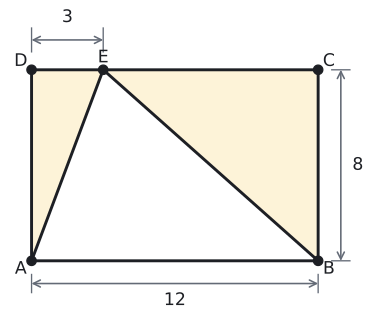

The script that drew this image:
import sys; sys.path.insert(0, "tools")
from cizim import *

# Alıştırma 9: ABCD dikdörtgen, |AB| = 12, |BC| = 8; E, [DC] üzerinde, |DE| = 3. ADE ve BCE boyalı.
P = lambda x, y: np.array([float(x), float(y)])
uz = lambda X, Y: float(np.linalg.norm(X - Y))
def dik(K, X, Y, r):
    """K köşesinde KX ile KY arasındaki dik açı işareti (r: kenar boyu)."""
    a_ = (X - K) / uz(X, K) * r; b_ = (Y - K) / uz(Y, K) * r
    ax.plot(*zip(K + a_, K + a_ + b_, K + b_), color=SOLUK, lw=1.3)
def kenar(X, Y, metin, G, d, renk=YAZI, fs=13):
    """[XY] kenarının ortasına, G'den uzak yana d kadar açıkta etiket."""
    M = (X + Y) / 2; t = (Y - X) / uz(X, Y); n = np.array([-t[1], t[0]])
    if np.dot(n, M - G) < 0: n = -n
    ax.text(*(M + d * n), metin, ha="center", va="center", color=renk, fontsize=fs)
def olcu(X, Y, metin, kay, renk=SOLUK, fs=13):
    """X ile Y arasında, kay vektörü kadar kaydırılmış oklu ölçü çizgisi; yazı çizginin dışında."""
    kay = np.array(kay, dtype=float); X2, Y2 = X + kay, Y + kay
    ax.annotate("", xy=Y2, xytext=X2, arrowprops=dict(arrowstyle="<->", color=renk, lw=1.2, shrinkA=0, shrinkB=0))
    for Z in (X, Y): ax.plot(*zip(Z + kay * 0.6, Z + kay * 1.4), color=renk, lw=1)
    M = (X2 + Y2) / 2 + 0.75 * kay
    ax.text(*M, metin, ha="center", va="center", color=YAZI, fontsize=fs)
def harf(X, ad, dx, dy, renk=YAZI):
    nokta(ax, *X, "", renk=renk)
    ax.text(X[0] + dx, X[1] + dy, ad, ha="center", va="center", color=renk, fontsize=13)

A, B, C, D, E = P(0, 0), P(12, 0), P(12, 8), P(0, 8), P(3, 8)
fig, ax = sekil(6, 4.2)
ax.set_aspect("equal"); ax.axis("off")
ax.add_patch(patches.Polygon([A, D, E], closed=True, facecolor=SARI_ACIK, edgecolor="none"))
ax.add_patch(patches.Polygon([B, C, E], closed=True, facecolor=SARI_ACIK, edgecolor="none"))
ax.plot(*zip(A, B, C, D, A), color=YAZI)
ax.plot(*zip(A, E, B), color=YAZI)
harf(A, "A", -0.45, -0.35); harf(B, "B", 0.45, -0.35); harf(C, "C", 0.45, 0.35); harf(D, "D", -0.45, 0.35); harf(E, "E", 0, 0.5)
olcu(A, B, "12", (0, -0.95)); olcu(B, C, "8", (0.95, 0)); olcu(D, E, "3", (0, 1.25))
ax.set_xlim(-1.0, 14.3); ax.set_ylim(-2.4, 10.6)
kaydet(fig, __file__)
